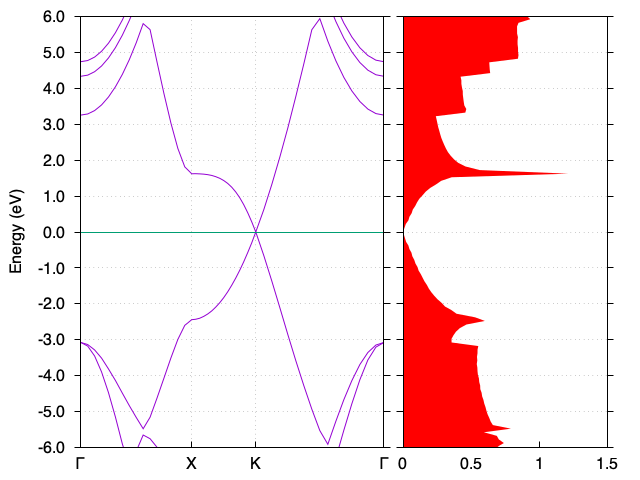

Write gnuplot code to recreate this figure.
#set title "graphene band structure"
set title ""
#    high-symmetry point:  0.0000 0.0000 0.0000   x coordinate   0.0000
#    high-symmetry point:  0.5000 0.2887 0.0000   x coordinate   0.5774
#    high-symmetry point:  0.3333 0.5774 0.0000   x coordinate   0.9107
#    high-symmetry point:  0.0000 0.0000 0.0000   x coordinate   1.5774
G1=0.0000
X=0.5774
K=0.9107
G2=1.5774
set xtics ("{/Symbol G}" G1,"X" X,"K" K,"{/Symbol G}" G2) nomirror
set xrange [*:*]
set yrange [-6:6]
set ytics 1
set grid x
set grid y
set ylabel "Energy (eV)"
set nokey
EFermi=-1.8243
set term pngcairo
set out "graphene_bands_DOS.png"
set multiplot layout 1,2
set format y "%3.1f"
set rmargin at screen 0.6
plot "../../4_bands/Ref/graphene.bandspp.dat.gnu" u 1:($2-EFermi) with lines,\
	0 t "" w l lt 2
set ylabel ""
set format y ""
set xtics auto
set format x "%g"
set lmargin at screen 0.63
set rmargin at screen 0.95
unset grid 
set grid y
set xrange [0:1.5]
set xtics 0.5
set ytics out
plot "graphene_DOS_converged.dat" u 2:($1-EFermi) with filledcurves y1 lc "red" fc "red"
set nomulti
replot
